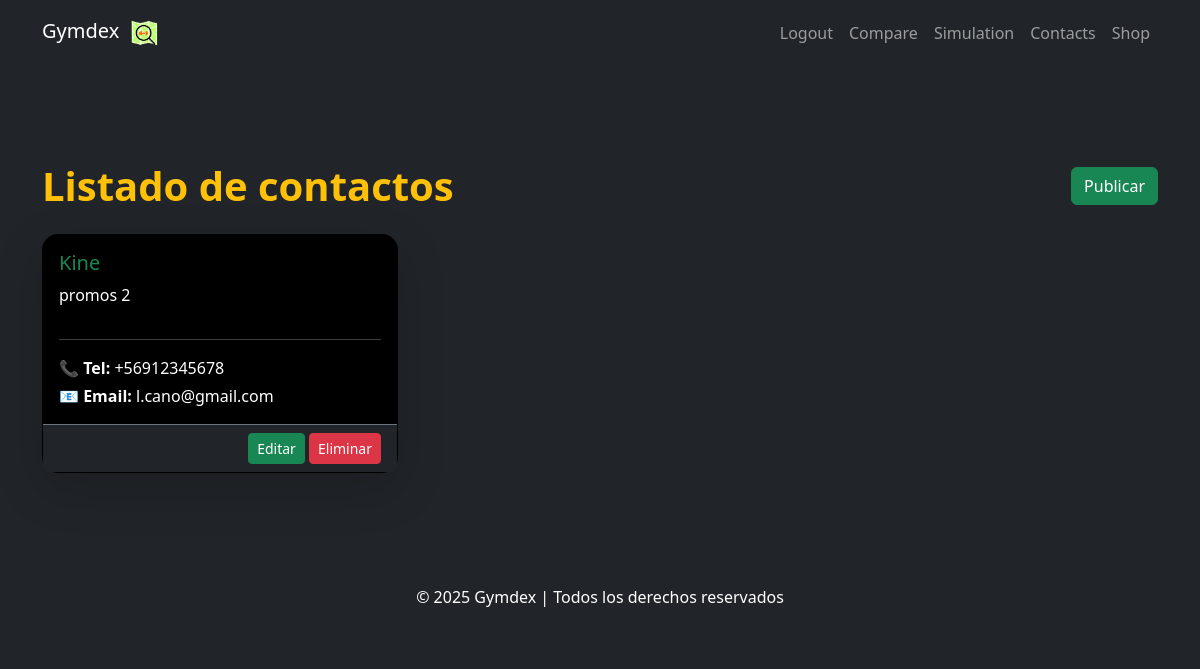
Before: /contacts (signed in) with the older database file.
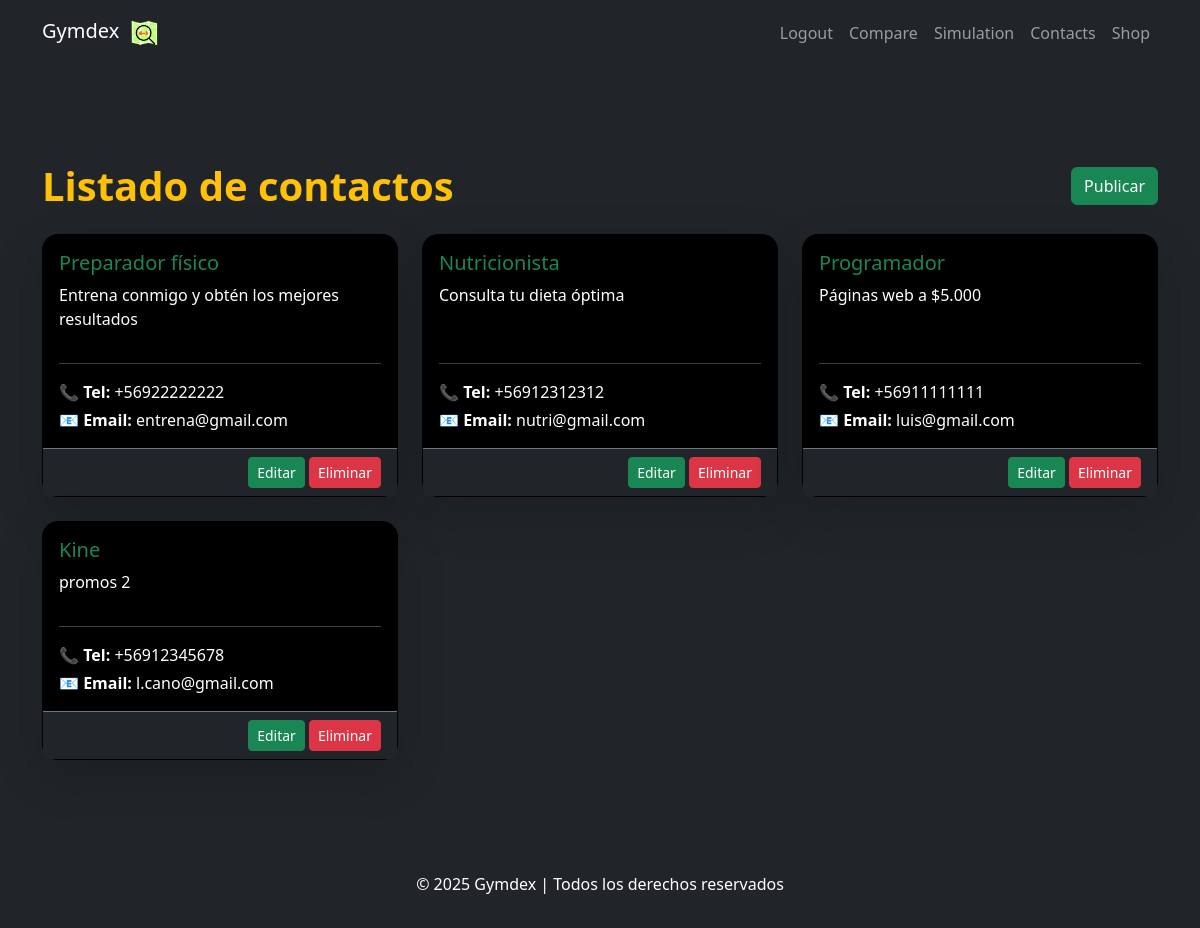
After: the same page with the newer database file.
### app/models.py (models this page shows)
class Publicacion(db.Model):
    __tablename__ = "publicaciones"
    id = db.Column(db.Integer, primary_key=True)
    profesion = db.Column(db.String(100), nullable=False)
    contenido = db.Column(db.String(300), nullable=False)
    telefono = db.Column(db.String(20), nullable=False)
    email_contacto = db.Column(db.String(150), nullable=False)
    fecha_publicacion = db.Column(db.DateTime, default=datetime.utcnow)
    autor_id = db.Column(db.Integer, db.ForeignKey('users.id'), nullable=False)
    autor = db.relationship('User', backref=db.backref('publicaciones', lazy=True))

### app/routes.py (the view, shortened to what this page needs)
@bp.route("/contacts", methods=["GET", "POST"])
@login_required
def contacts():
    user = current_user
    form = PublicacionForm()
    publicaciones = Publicacion.query.order_by(Publicacion.fecha_publicacion.desc()).all()
    return render_template("contacts.html", form=form, publicaciones=publicaciones, user=user)

### app/__init__.py (called while the page is built)
def create_app():
    app = Flask(__name__, static_folder='static', template_folder='templates')
    app.config.from_object(Config)
    db.init_app(app)
    migrate.init_app(app, db)
    login_manager.init_app(app)
    login_manager.login_view = 'login'
    with app.app_context():
        from . import models
        @login_manager.user_loader
        def load_user(user_id):
            from .models import User
            return User.query.get(int(user_id))
    from .routes import bp
    app.register_blueprint(bp)
    return app

### app/templates/contacts.html (shortened to what this page needs)
{% extends 'base.html' %}
{% set show_header=true %}
{% set show_footer=true %}
{% block content %}
<div class="container my-5 py-5 text-white">
  <div class="d-flex justify-content-between align-items-center mb-4">
    <h1 class="mb-0 text-warning fw-bold">Listado de contactos</h1>
    <button class="btn btn-success" data-bs-toggle="modal" data-bs-target="#modalPublicacion">
      Publicar
    </button>
  </div>
  <div class="row row-cols-1 row-cols-md-3 g-4">
    {% for publicacion in publicaciones %}
    <div class="col">
      <div class="card h-100 shadow-lg bg-black text-white rounded-4">
        <div class="card-body d-flex flex-column">
          <h5 class="card-title text-success">{{ publicacion.profesion }}</h5>
          <p class="card-text">{{ publicacion.contenido }}</p>
          <div class="mt-auto">
            <hr class="border-light">
            <p class="mb-1"><strong>📞 Tel:</strong> {{ publicacion.telefono }}</p>
            <p class="mb-0"><strong>📧 Email:</strong> {{ publicacion.email_contacto }}</p>
          </div>
        </div>
        {% if user.id == publicacion.autor_id %}
        <div class="card-footer bg-dark text-end border-top border-secondary">
          <button type="button" class="btn btn-success btn-sm" data-bs-toggle="modal"
            data-bs-target="#modalPublicacion" data-id="{{ publicacion.id }}"
            data-profesion="{{ publicacion.profesion }}" data-contenido="{{ publicacion.contenido }}"
            data-telefono="{{ publicacion.telefono }}" data-email="{{ publicacion.email_contacto }}"
            onclick="editarPublicacion(this)">
            Editar
          </button>
          <form action="{{ url_for('routes.eliminar_publicacion', id=publicacion.id) }}" method="POST"
            style="display:inline;">
            <button type="submit" class="btn btn-danger btn-sm">Eliminar</button>
          </form>
        </div>
        {% endif %}
      </div>
    </div>
    {% endfor %}
  </div>
</div>
{% endblock content %}

### app/templates/base.html (shortened to what this page needs)
<!DOCTYPE html>
<html lang="en">
<head>
    <link href="https://cdn.jsdelivr.net/npm/bootstrap@5.3.3/dist/css/bootstrap.min.css" rel="stylesheet">
    <link rel="stylesheet" href="{{ url_for('static', filename='style.css') }}?v=3">
</head>
<body class="bg-dark text-white vh-100">
    {% if show_header %}
    <nav class="navbar navbar-expand-lg navbar-dark bg-dark">
        <div class="container">
            <a class="navbar-brand" href="/">Gymdex <img src="{{ url_for('static', filename='logo GYMDEX.png') }}" alt="logo" style="height: 40px; width: 40px;"></a>
            <div class="collapse navbar-collapse" id="navbarNav">
                <ul class="navbar-nav ms-auto">
                    {% if current_user.is_authenticated %}
                    <li class="nav-item"><a class="nav-link" href="{{ url_for('routes.logout') }}">Logout</a></li>
                    {% else %}
                    <li class="nav-item"><a class="nav-link" href="{{ url_for('routes.login') }}">Login</a></li>
                    <li class="nav-item"><a class="nav-link" href="{{ url_for('routes.register') }}">Register</a></li>
                    {% endif %}
                    <li class="nav-item"><a class="nav-link" href="{{ url_for('routes.compare') }}">Compare</a></li>
                    <li class="nav-item"><a class="nav-link" href="{{ url_for('routes.simulation') }}">Simulation</a></li>
                    <li class="nav-item"><a class="nav-link" href="{{ url_for('routes.contacts') }}">Contacts</a></li>
                    <li class="nav-item"><a class="nav-link" href="{{ url_for('routes.shop') }}">Shop</a></li>
                </ul>
            </div>
        </div>
    </nav>
    {% endif %}
    {% block content %}
    {% endblock %}
    {% if show_footer %}
    <footer class="bg-dark text-white text-center py-3">
        <p>&copy; 2025 Gymdex | Todos los derechos reservados</p>
    </footer>
    {% endif %}
</body>
</html>

### app/static/style.css (style rules this page uses)
body { background-color: #000; color: #fff; }

Changed rows visible on the page:
added Publicacion: profesion "Preparador físico", contenido "Entrena conmigo y obtén los mejores resultados", telefono "+56922222222", email_contacto "entrena@gmail.com"
added Publicacion: profesion "Nutricionista", contenido "Consulta tu dieta óptima", telefono "+56912312312", email_contacto "nutri@gmail.com"
added Publicacion: profesion "Programador", contenido "Páginas web a $5.000", telefono "+56911111111", email_contacto "luis@gmail.com"
